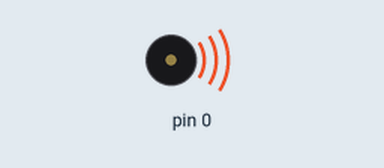
Recording of a sketch running on a simulated Arduino Uno, built with avr-gcc and run on an emulated ATmega328P. Shown: buzzer (waves = sounding).

Above: at 0.5 s.
Timing chart, 0 to 4.6 s (numbered marks = the images above):
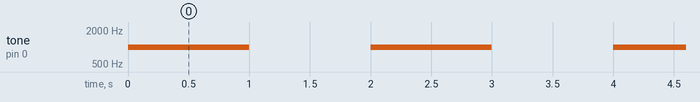

Measured:
- by itself, tone on pin 0: alternates 1000 Hz for 1.0 s and silent for 1.0 s

The sketch:

Beeper-Example.ino
```cpp
void setup() {
  // put your setup code here, to run once:
  // the buzzer is on pin 1 (GPIO 0)
  pinMode(0, OUTPUT);
}

void loop() {
  // put your main code here, to run repeatedly:
  tone(0, 1000); // Start the sound at 1KHz
  delay(1000); // wait for a second
  noTone(0); // stop the sound
  delay(1000);  // wait 1 sec
}
```
